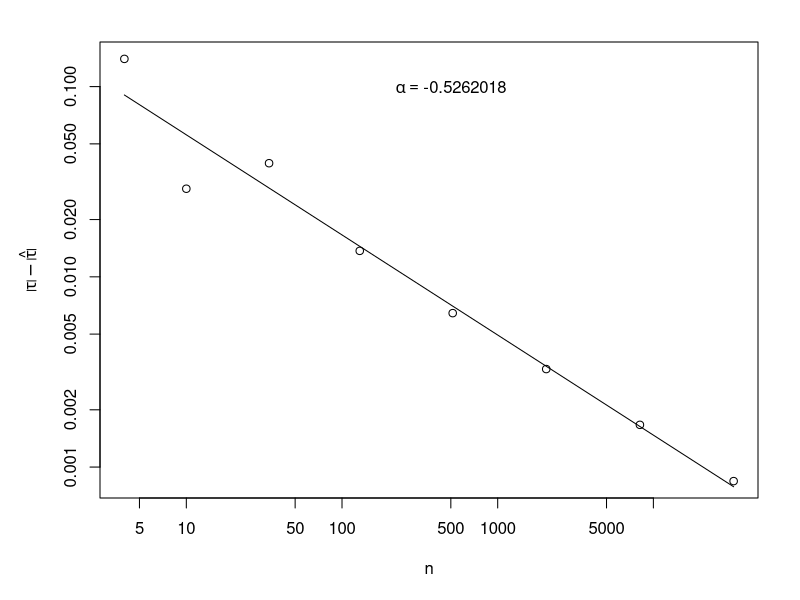

This chart was generated by the following R code:
data = read.table("tetrasubdivision02.dat")
pdf('tetrasubdivision02.pdf', width=7.0, height=6.0)
par(mfrow=c(1,1), mar=c(5.1, 5.0, 2.1, 2.1))
x = data$V1
y = abs(data$V2)
plot(x, y, log="xy", pch=1, cex=1.0, xlab=expression(n), ylab=expression(abs(tau)-hat(abs(tau))))
# create a linear model
lm = lm(log(y)~log(x))
print(lm)
yp = predict(lm, newdata=list(log(x)))
matlines(x, exp(yp))
alpha=coefficients(lm)[2]
text(500,1e-1,labels=bquote(alpha == .(alpha)))
dev.off()